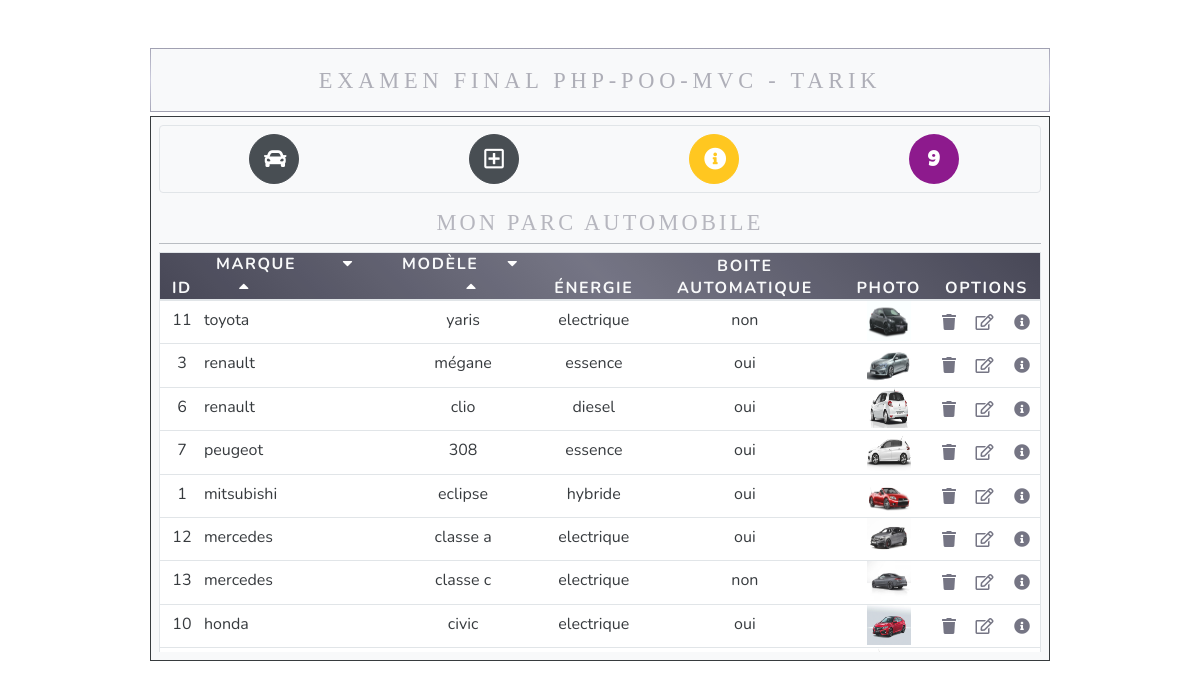
Screenshot of /index.php?controller=default&action=orderByDesc with the database file from the repository.
### tables this page shows
CREATE TABLE `voitures` (
  `id` int(11) NOT NULL,
  `marque` varchar(250) NOT NULL,
  `modele` varchar(250) NOT NULL,
  `energie` varchar(250) NOT NULL,
  `boite_auto` tinyint(1) NOT NULL,
  `picture` varchar(250) NOT NULL
);

### controller/DefaultController.php (called while the page is built, shortened)
<?php
class DefaultController
{
    private $voituresManager;
    public function __construct()
    {
        $this->voituresManager = new VoituresManager();
    }
    public function orderByMarqueDesc(){
        $voitures = $this->voituresManager->orderByDesc();
        require ('view/home.php');
    }
}

### model/Database.php (called while the page is built, shortened)
<?php
class Database{
    private $host = 'localhost';
    private $dbname = 'parc_automobile';
    private $username = 'root';
    private $password = '';
    public function __construct(){
        try{
            $this->bdd = new PDO('mysql:host='.$this->host.';dbname='.$this->dbname,$this->username,$this->password);
        }
        catch(Exception $e) {
            die('Erreur '.$e->getMessage());
        }
    }
}
?>

### model/VoituresManager.php (called while the page is built, shortened)
<?php
class VoituresManager extends Database
{
    public function orderByDesc()
    {
        $voitures = [];
        $sql = 'SELECT * FROM voitures ORDER BY marque DESC';
        foreach ($this->bdd->query($sql) as $row) {
            $voitures[] = new Voitures($row['id'], $row['marque'], $row['modele'], $row['energie'], $row['boite_auto'], $row['picture']);
        }
        return $voitures;
    }
}

### model/Voitures.php (called while the page is built, shortened)
<?php
class Voitures
{
    private $id;
    private $marque;
    private $modele;
    private $energie;
    private $boite_auto;
    private $picture;
    public function __construct($id, $marque, $modele, $energie, $boite_auto, $picture)
    {
        $this->id = $id;
        $this->marque = $marque;
        $this->modele = $modele;
        $this->energie = $energie;
        $this->boite_auto = $boite_auto;
        $this->picture = $picture;
    }
    public function getId()
    {
        return $this->id;
    }
    public function getMarque()
    {
        return $this->marque;
    }
    public function getModele()
    {
        return $this->modele;
    }
    public function getEnergie()
    {
        return $this->energie;
    }
    public function getBoiteAuto()
    {
        return $this->boite_auto;
    }
    public function getPicture()
    {
        return $this->picture;
    }
}

### view/parts/listVoitures.php (the view)
<div class="bg-white scroller">
    <table class="table border rounded">
        <thead class="text-uppercase sticky-top text-light">
        <tr>
            <th>id</th>
            <th class="text-left">
                <span>marque&emsp;</span>
                &emsp;<a class='tri' href="../../../exam_final_php_poo_tarik/index.php?controller=default&action=orderBy"><i class="fas fa-caret-down"></i></a>
                &emsp;<a class='tri' href="../../../exam_final_php_poo_tarik/index.php?controller=default&action=orderByDesc"><i class="fas fa-caret-up"></i></a>
            </th>
            <th>
                <span>modèle</span>
                &emsp;<a class='tri' href="../../../exam_final_php_poo_tarik/index.php?controller=default&action=orderByModeleAsc"><i class="fas fa-caret-down"></i></a>
                &emsp;<a class='tri' href="../../../exam_final_php_poo_tarik/index.php?controller=default&action=orderByModeleDesc"><i class="fas fa-caret-up"></i></a>
            </th>
            <th>énergie</th>
            <th>boite automatique</th>
            <th>photo</th>
            <th class="text-center" colspan="3">options</th>
        </tr>
        </thead>
        <tbody>
        <tr><?php foreach ($voitures as $voiture){?>
            <td><?=$voiture->getId();?></td>
            <td class="text-left"><?=$voiture->getMarque();?></td>
            <td><?=$voiture->getModele();?></td>
            <td><?=$voiture->getEnergie();?></td>
            <td><?=$voiture->getBoiteAuto()?'oui':'non';?></td>
            <td width="10%"><img width=50% height=40px src="assets/<?=$voiture->getPicture();?>"</td>
            <td class=""><a href="../../../exam_final_php_poo_tarik/index.php?controller=voitures&action=delete&id=<?php echo $voiture->getId()?>"><i class="fas fa-trash"></i></a></td>
            <td class=""><a href="../../../exam_final_php_poo_tarik/index.php?controller=voitures&action=updateForm&id=<?php echo $voiture->getId()?>"><i class="far fa-edit"></i></a></td>
            <td class=""><a title="voir le détail" href="../../../exam_final_php_poo_tarik/index.php?controller=voitures&action=displayOne&id=<?php echo $voiture->getId()?>"><i class="fas fa-info-circle"></i></a></td>
        </tr>
        <?php
        }?>
        </tbody>
    </table>
</div>

### rows the page displays
voitures: id "11", marque "toyota", modele "yaris", energie "electrique", boite_auto "non", picture (picture)
voitures: id "3", marque "renault", modele "mégane", energie "essence", boite_auto "oui", picture (picture)
voitures: id "6", marque "renault", modele "clio", energie "diesel", boite_auto "oui", picture (picture)
voitures: id "7", marque "peugeot", modele "308", energie "essence", boite_auto "oui", picture (picture)
voitures: id "1", marque "mitsubishi", modele "eclipse", energie "hybride", boite_auto "oui", picture (picture)
voitures: id "12", marque "mercedes", modele "classe a", energie "electrique", boite_auto "oui", picture (picture)
voitures: id "13", marque "mercedes", modele "classe c", energie "electrique", boite_auto "non", picture (picture)
voitures: id "10", marque "honda", modele "civic", energie "electrique", boite_auto "oui", picture (picture)
voitures: picture (picture)

### other values shown
$data "9"
